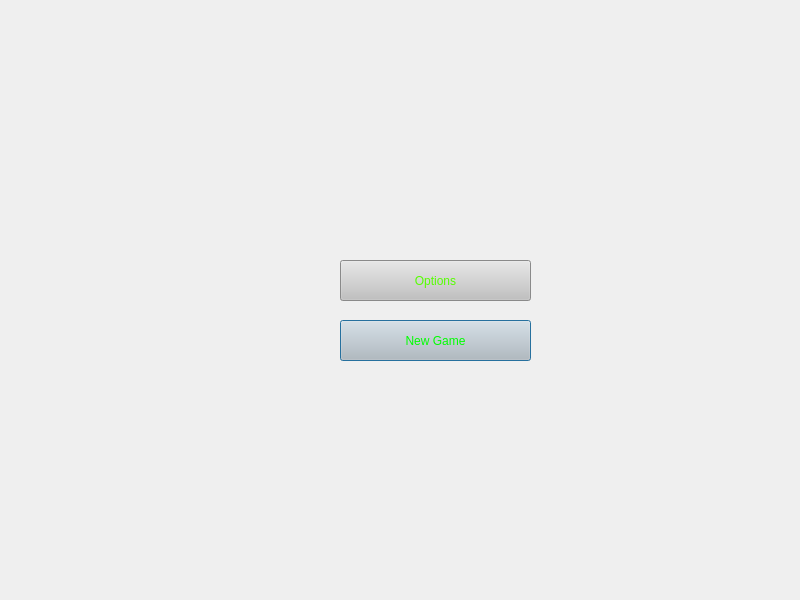
<?xml version="1.0" encoding="UTF-8"?>
<ui version="4.0">
 <class>GameWindow</class>
 <widget class="QDialog" name="GameWindow">
  <property name="geometry">
   <rect>
    <x>0</x>
    <y>0</y>
    <width>800</width>
    <height>600</height>
   </rect>
  </property>
  <property name="windowTitle">
   <string>Dialog</string>
  </property>
  <property name="styleSheet">
   <string notr="true">background-image: url(:/images/img/gameScreen.jpg);</string>
  </property>
  <widget class="QPushButton" name="pushButton">
   <property name="geometry">
    <rect>
     <x>340</x>
     <y>320</y>
     <width>191</width>
     <height>41</height>
    </rect>
   </property>
   <property name="palette">
    <palette>
     <active>
      <colorrole role="Button">
       <brush brushstyle="SolidPattern">
        <color alpha="255">
         <red>193</red>
         <green>193</green>
         <blue>193</blue>
        </color>
       </brush>
      </colorrole>
      <colorrole role="ButtonText">
       <brush brushstyle="SolidPattern">
        <color alpha="255">
         <red>0</red>
         <green>255</green>
         <blue>0</blue>
        </color>
       </brush>
      </colorrole>
      <colorrole role="Base">
       <brush brushstyle="SolidPattern">
        <color alpha="255">
         <red>255</red>
         <green>255</green>
         <blue>255</blue>
        </color>
       </brush>
      </colorrole>
      <colorrole role="Window">
       <brush brushstyle="SolidPattern">
        <color alpha="255">
         <red>193</red>
         <green>193</green>
         <blue>193</blue>
        </color>
       </brush>
      </colorrole>
      <colorrole role="PlaceholderText">
       <brush brushstyle="SolidPattern">
        <color alpha="128">
         <red>85</red>
         <green>255</green>
         <blue>0</blue>
        </color>
       </brush>
      </colorrole>
     </active>
     <inactive>
      <colorrole role="Button">
       <brush brushstyle="SolidPattern">
        <color alpha="255">
         <red>193</red>
         <green>193</green>
         <blue>193</blue>
        </color>
       </brush>
      </colorrole>
      <colorrole role="ButtonText">
       <brush brushstyle="SolidPattern">
        <color alpha="255">
         <red>0</red>
         <green>255</green>
         <blue>0</blue>
        </color>
       </brush>
      </colorrole>
      <colorrole role="Base">
       <brush brushstyle="SolidPattern">
        <color alpha="255">
         <red>255</red>
         <green>255</green>
         <blue>255</blue>
        </color>
       </brush>
      </colorrole>
      <colorrole role="Window">
       <brush brushstyle="SolidPattern">
        <color alpha="255">
         <red>193</red>
         <green>193</green>
         <blue>193</blue>
        </color>
       </brush>
      </colorrole>
      <colorrole role="PlaceholderText">
       <brush brushstyle="SolidPattern">
        <color alpha="128">
         <red>85</red>
         <green>255</green>
         <blue>0</blue>
        </color>
       </brush>
      </colorrole>
     </inactive>
     <disabled>
      <colorrole role="Button">
       <brush brushstyle="SolidPattern">
        <color alpha="255">
         <red>193</red>
         <green>193</green>
         <blue>193</blue>
        </color>
       </brush>
      </colorrole>
      <colorrole role="ButtonText">
       <brush brushstyle="SolidPattern">
        <color alpha="255">
         <red>120</red>
         <green>120</green>
         <blue>120</blue>
        </color>
       </brush>
      </colorrole>
      <colorrole role="Base">
       <brush brushstyle="SolidPattern">
        <color alpha="255">
         <red>193</red>
         <green>193</green>
         <blue>193</blue>
        </color>
       </brush>
      </colorrole>
      <colorrole role="Window">
       <brush brushstyle="SolidPattern">
        <color alpha="255">
         <red>193</red>
         <green>193</green>
         <blue>193</blue>
        </color>
       </brush>
      </colorrole>
      <colorrole role="PlaceholderText">
       <brush brushstyle="SolidPattern">
        <color alpha="128">
         <red>85</red>
         <green>255</green>
         <blue>0</blue>
        </color>
       </brush>
      </colorrole>
     </disabled>
    </palette>
   </property>
   <property name="text">
    <string>New Game</string>
   </property>
  </widget>
  <widget class="QPushButton" name="pushButton_2">
   <property name="geometry">
    <rect>
     <x>340</x>
     <y>260</y>
     <width>191</width>
     <height>41</height>
    </rect>
   </property>
   <property name="palette">
    <palette>
     <active>
      <colorrole role="WindowText">
       <brush brushstyle="SolidPattern">
        <color alpha="255">
         <red>85</red>
         <green>255</green>
         <blue>0</blue>
        </color>
       </brush>
      </colorrole>
      <colorrole role="Button">
       <brush brushstyle="SolidPattern">
        <color alpha="255">
         <red>193</red>
         <green>193</green>
         <blue>193</blue>
        </color>
       </brush>
      </colorrole>
      <colorrole role="Text">
       <brush brushstyle="SolidPattern">
        <color alpha="255">
         <red>85</red>
         <green>255</green>
         <blue>0</blue>
        </color>
       </brush>
      </colorrole>
      <colorrole role="ButtonText">
       <brush brushstyle="SolidPattern">
        <color alpha="255">
         <red>85</red>
         <green>255</green>
         <blue>0</blue>
        </color>
       </brush>
      </colorrole>
      <colorrole role="Base">
       <brush brushstyle="SolidPattern">
        <color alpha="255">
         <red>255</red>
         <green>255</green>
         <blue>255</blue>
        </color>
       </brush>
      </colorrole>
      <colorrole role="Window">
       <brush brushstyle="SolidPattern">
        <color alpha="255">
         <red>193</red>
         <green>193</green>
         <blue>193</blue>
        </color>
       </brush>
      </colorrole>
      <colorrole role="PlaceholderText">
       <brush brushstyle="SolidPattern">
        <color alpha="128">
         <red>85</red>
         <green>255</green>
         <blue>0</blue>
        </color>
       </brush>
      </colorrole>
     </active>
     <inactive>
      <colorrole role="WindowText">
       <brush brushstyle="SolidPattern">
        <color alpha="255">
         <red>85</red>
         <green>255</green>
         <blue>0</blue>
        </color>
       </brush>
      </colorrole>
      <colorrole role="Button">
       <brush brushstyle="SolidPattern">
        <color alpha="255">
         <red>193</red>
         <green>193</green>
         <blue>193</blue>
        </color>
       </brush>
      </colorrole>
      <colorrole role="Text">
       <brush brushstyle="SolidPattern">
        <color alpha="255">
         <red>85</red>
         <green>255</green>
         <blue>0</blue>
        </color>
       </brush>
      </colorrole>
      <colorrole role="ButtonText">
       <brush brushstyle="SolidPattern">
        <color alpha="255">
         <red>85</red>
         <green>255</green>
         <blue>0</blue>
        </color>
       </brush>
      </colorrole>
      <colorrole role="Base">
       <brush brushstyle="SolidPattern">
        <color alpha="255">
         <red>255</red>
         <green>255</green>
         <blue>255</blue>
        </color>
       </brush>
      </colorrole>
      <colorrole role="Window">
       <brush brushstyle="SolidPattern">
        <color alpha="255">
         <red>193</red>
         <green>193</green>
         <blue>193</blue>
        </color>
       </brush>
      </colorrole>
      <colorrole role="PlaceholderText">
       <brush brushstyle="SolidPattern">
        <color alpha="128">
         <red>85</red>
         <green>255</green>
         <blue>0</blue>
        </color>
       </brush>
      </colorrole>
     </inactive>
     <disabled>
      <colorrole role="WindowText">
       <brush brushstyle="SolidPattern">
        <color alpha="255">
         <red>120</red>
         <green>120</green>
         <blue>120</blue>
        </color>
       </brush>
      </colorrole>
      <colorrole role="Button">
       <brush brushstyle="SolidPattern">
        <color alpha="255">
         <red>193</red>
         <green>193</green>
         <blue>193</blue>
        </color>
       </brush>
      </colorrole>
      <colorrole role="Text">
       <brush brushstyle="SolidPattern">
        <color alpha="255">
         <red>120</red>
         <green>120</green>
         <blue>120</blue>
        </color>
       </brush>
      </colorrole>
      <colorrole role="ButtonText">
       <brush brushstyle="SolidPattern">
        <color alpha="255">
         <red>120</red>
         <green>120</green>
         <blue>120</blue>
        </color>
       </brush>
      </colorrole>
      <colorrole role="Base">
       <brush brushstyle="SolidPattern">
        <color alpha="255">
         <red>193</red>
         <green>193</green>
         <blue>193</blue>
        </color>
       </brush>
      </colorrole>
      <colorrole role="Window">
       <brush brushstyle="SolidPattern">
        <color alpha="255">
         <red>193</red>
         <green>193</green>
         <blue>193</blue>
        </color>
       </brush>
      </colorrole>
      <colorrole role="PlaceholderText">
       <brush brushstyle="SolidPattern">
        <color alpha="128">
         <red>85</red>
         <green>255</green>
         <blue>0</blue>
        </color>
       </brush>
      </colorrole>
     </disabled>
    </palette>
   </property>
   <property name="text">
    <string>Options</string>
   </property>
  </widget>
 </widget>
 <resources/>
 <connections/>
</ui>
